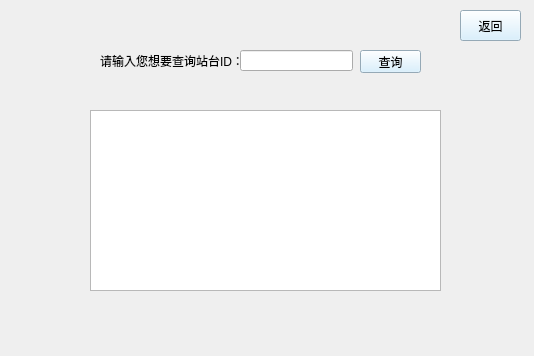
<?xml version="1.0" encoding="UTF-8"?>
<ui version="4.0">
 <class>busstops</class>
 <widget class="QWidget" name="busstops">
  <property name="geometry">
   <rect>
    <x>0</x>
    <y>0</y>
    <width>534</width>
    <height>356</height>
   </rect>
  </property>
  <property name="minimumSize">
   <size>
    <width>534</width>
    <height>356</height>
   </size>
  </property>
  <property name="maximumSize">
   <size>
    <width>534</width>
    <height>356</height>
   </size>
  </property>
  <property name="windowTitle">
   <string>Form</string>
  </property>
  <property name="styleSheet">
   <string notr="true">#busstops{image: url(:/new/prefix1/bus.jpg);}</string>
  </property>
  <widget class="QLabel" name="label">
   <property name="geometry">
    <rect>
     <x>100</x>
     <y>50</y>
     <width>171</width>
     <height>21</height>
    </rect>
   </property>
   <property name="text">
    <string>请输入您想要查询站台ID：</string>
   </property>
  </widget>
  <widget class="QLineEdit" name="lineEdit">
   <property name="geometry">
    <rect>
     <x>240</x>
     <y>50</y>
     <width>113</width>
     <height>21</height>
    </rect>
   </property>
  </widget>
  <widget class="QPushButton" name="pushButton">
   <property name="geometry">
    <rect>
     <x>360</x>
     <y>50</y>
     <width>61</width>
     <height>23</height>
    </rect>
   </property>
   <property name="styleSheet">
    <string notr="true">background-color: rgb(208, 237, 255);</string>
   </property>
   <property name="text">
    <string>查询</string>
   </property>
  </widget>
  <widget class="QTextEdit" name="textEdit">
   <property name="geometry">
    <rect>
     <x>90</x>
     <y>110</y>
     <width>351</width>
     <height>181</height>
    </rect>
   </property>
  </widget>
  <widget class="QPushButton" name="pushButton_2">
   <property name="geometry">
    <rect>
     <x>460</x>
     <y>10</y>
     <width>61</width>
     <height>31</height>
    </rect>
   </property>
   <property name="styleSheet">
    <string notr="true">background-color: rgb(208, 237, 255);</string>
   </property>
   <property name="text">
    <string>返回</string>
   </property>
  </widget>
 </widget>
 <resources/>
 <connections/>
</ui>
